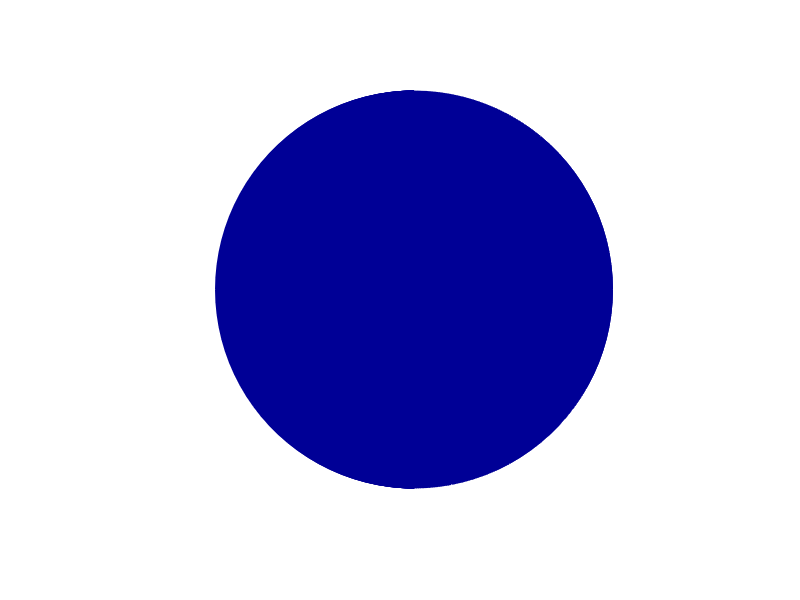

Recreate this plot in MATLAB. (Note: this script raises an error after producing the figure.)
global W r0 R c a d D N M f;
global Csholl Nsholl step; 
global Hcount h0 h1;
global NT ST SA VOL LGTH brch; 
global SAtip VOLtip Ntip Stip;
global Diamhr Vh Vhtip SAh SAhtip NTh NTtiph STh STtiph cth freq_leaves;
global G_prim L_prim lh
global xi lambda count col ct tipdiam; 

%%%%%%%%%%%%%%%%%%%%%%%%%
%Cell and branch geometry
%%%%%%%%%%%%%%%%%%%%%%%%%
%Number of primary branches P;
P = 6;

%Radius of the soma r0;
r0 = 5;

%Maximum basic length of a segment along the primary branch;
c = 25*rand;

%Variability added to the basic length for each segment along primary branch;
R = 10*rand;

%exponent in the diameter rule (in case we want to use anything besides the 3/2 rule);
a = 3/2;

%max allowable number of branch points along a primary branch;
M = 15;

%max allowable number of subsequent branch levels on secondary branches;
N = 12;

%color coding for branch level, jet color map (blue to red)
col = [0.00	0.00	0.59
0.00	0.00	0.94
0.00	0.36	1.00
0.00	0.75	1.00
0.13	1.00	0.91
0.56	1.00	0.44
0.88	1.00	0.12
1.00	0.69	0.00
1.00	0.25	0.00
0.87	0.00	0.00
0.50	0.00	0.00
0.50	0.00	0.00];


%create diameter vectors;
%D are the diameters of the M+1 segments along the primary branch;
%d are the diameters of the M secondary branches;
D = zeros(M+1,1);
d = zeros(M,1);

%initialize the diamter of the primary branch at the exit form the soma;
D(1) = 5;

%fraction bias in the 3/2 rule (random for each cell between 1 and 1.5);
f = 1+0.5*rand;

%calculate diameters using the a=3/2 rule, and the bias fraction f;
for k = 1:M  
    D(k+1) = f*D(k)/((1+f^a)^(1/a));
    d(k) = D(k)/((1+f^a)^(1/a));
end

%%%%%%%%%%%%%%%%%%%%%
%Transporter geometry
%%%%%%%%%%%%%%%%%%%%%
%cytoplasmic insertion height (Hcount samples from h0=3nm to h1=6.5nm);
Hcount = 10;
h0 = 0.003;
h1 = 0.0065;
%transporter width 8nm;
W = 0.008;

%%%%%%%%%%%%%%%%%%%%%%%%%%%%%%%
%Leaf distribution and measures
%%%%%%%%%%%%%%%%%%%%%%%%%%%%%%%
freq_leaves = 5+3*rand;
lh = 0.7;

%initialize Surface Area (SA) and Volume (V) of leaves and their tips;
SAh = 0;
SAhtip = 0;
Vh = 0;
Vhtip = 0;

%initialize Number (N) and Surface Area (ST) of transporters on leaves and their tips;
NTRh = zeros(1,Hcount+1);
NTRtiph = zeros(1,Hcount+1);
SFTh = zeros(1,Hcount+1);
SFTtiph = zeros(1,Hcount+1);

%initialize leaf counter and vector for leaf diameters;
cth = 1;
Diamhr = zeros(50000,1);

%%%%%%%%%%%%%%%%%%%%%%%%%%%%
%Initializing cell measures
%%%%%%%%%%%%%%%%%%%%%%%%%%%%
%initialize sholl profile (with 4000 shells, step 0.05);
Nsholl = 400;
step = 0.5;
Csholl = zeros(Nsholl+1,1);

%vector for number of branches per generation;
gn = zeros(N+1,1); 

%vector for total length per generation;
lg = zeros(N+1,1);

%reserve a large enough vector to record branch tip diameters (only the nonzero entries
%will be included in the statistical evauation)
tipdiam = zeros(7*2^N,1);
%initialize count for tipdiam (will increase each time a branch tip is reached;
ct = 1;

%total surface area of the branching tree and tips;
SFA = zeros(M+N,1);
SFAtip = 0;

%total cell volume of the branching tree and tips;
VOLM = zeros(M+N,1);
VOLMtip = 0;

%total branch length;
LENGTH = 0;
 
%number of branch points;
BR = 0; 

%total number of cell transporters in the branching tree (depends on cytoplasmic insertion);
NTR = zeros(M+N,Hcount+1);
NTRtip = zeros(1,Hcount+1);

%total area occupied by transporters in the branching tree (depends on cytoplasmic insertion);
SFT = zeros(M+N,Hcount+1);
SFTtip = zeros(1,Hcount+1);

XI = zeros(M,P);
LAMBDA = zeros(M,P);
COUNT = 0;

%fix frame size and camera angle;
figure;
az = pi*(rand-0.5);
el = pi*(rand-0.5);
%axis([-100 100 -100 100 -100 100]);
hold on;
axis square;
view(az,el);
axis off;

%plot the soma;
[x,y,z] = sphere(50); surf(r0*x,r0*y,r0*z,'FaceColor',[0 0 0.59],'EdgeColor',[0 0 0.59]);
hold on;

%start with P branches in the first generation;
gn(1) = P;

for primbr = 1:P;
        %directions of the primary branches (chosen randomly);
        U = 0.5*[1 1 1];
        V = rand(3,1)-U';
        U1 = V/norm(V);

        %call the subroutine that builds each primary branch;
        %all branch measures are computed, values are brought in as global variables, 
        %and used to update the cell-wide measures;

        primary_branch_measures_computation(U1);
        for hi = 1:Hcount+1
            %for branches
            %transporter number (depends on cytoplasmic insertion depth);
            NTR(:,hi) = NTR(:,hi) + NT(:,hi);
            NTRtip(hi) = NTRtip(hi) + Ntip(hi);
            %transporter area (depends on cytoplasmic insertion depth);
            SFT(:,hi) = SFT(:,hi) + ST(:,hi);
            SFTtip(hi) = SFTtip(hi) + Stip(hi);
            %for leaves
            %transporter number (depends on cytoplasmic insertion depth);
            NTRh(hi) = NTRh(hi) + NTh(hi);
            NTRtiph(hi) = NTRtiph(hi) + NTtiph(hi);
            %transporter area (depends on cytoplasmic insertion depth);
            SFTh(hi) = SFTh(hi) + STh(hi);
            SFTtiph(hi) = SFTtiph(hi) + STtiph(hi);
        end
        
        %number of branches per level;
        gn = gn + G_prim;
        %total length per level;
        lg = lg + L_prim;
        
        %surface area;
        SFA(:) = SFA(:) + SA(:);
        SFAtip = SFAtip + SAtip;
        %volume;
        VOLM(:) = VOLM(:) + VOL(:);
        VOLMtip = VOLMtip + VOLtip;
        %total branch length;
        LENGTH = LENGTH + LGTH;
        %number of branch points;
        BR = BR + brch;
        %lengths of secondary segments;
        XI(:,primbr) = xi;
        %lengths of primary segments;
        LAMBDA(:,primbr) = lambda;
        %total number of secondary branches (for the chi stats);
        COUNT = COUNT + count;

end

%plot frame with sizing vectors;
px=[70 70 70];
vx=[20 0 0];
drawVector(px, vx, 'cyan', 1);
axis equal;

pz=[70 70 70];
vz=[0 0 20];
drawVector(pz, vz, 'black', 1);
axis equal;

py=[70 70 70];
vy=[0 20 0];
drawVector(py, vy, 'red', 1);
axis equal;

